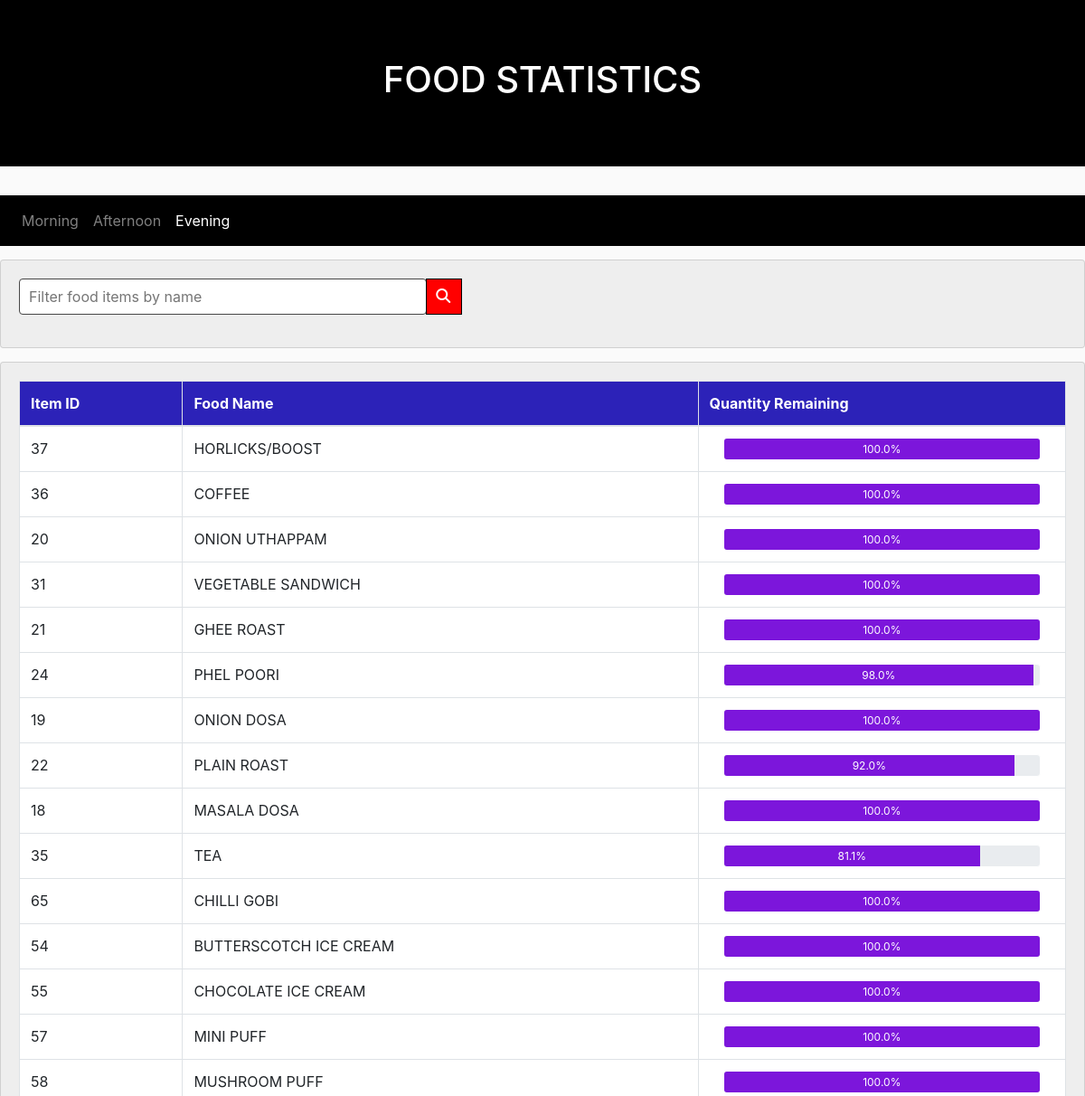
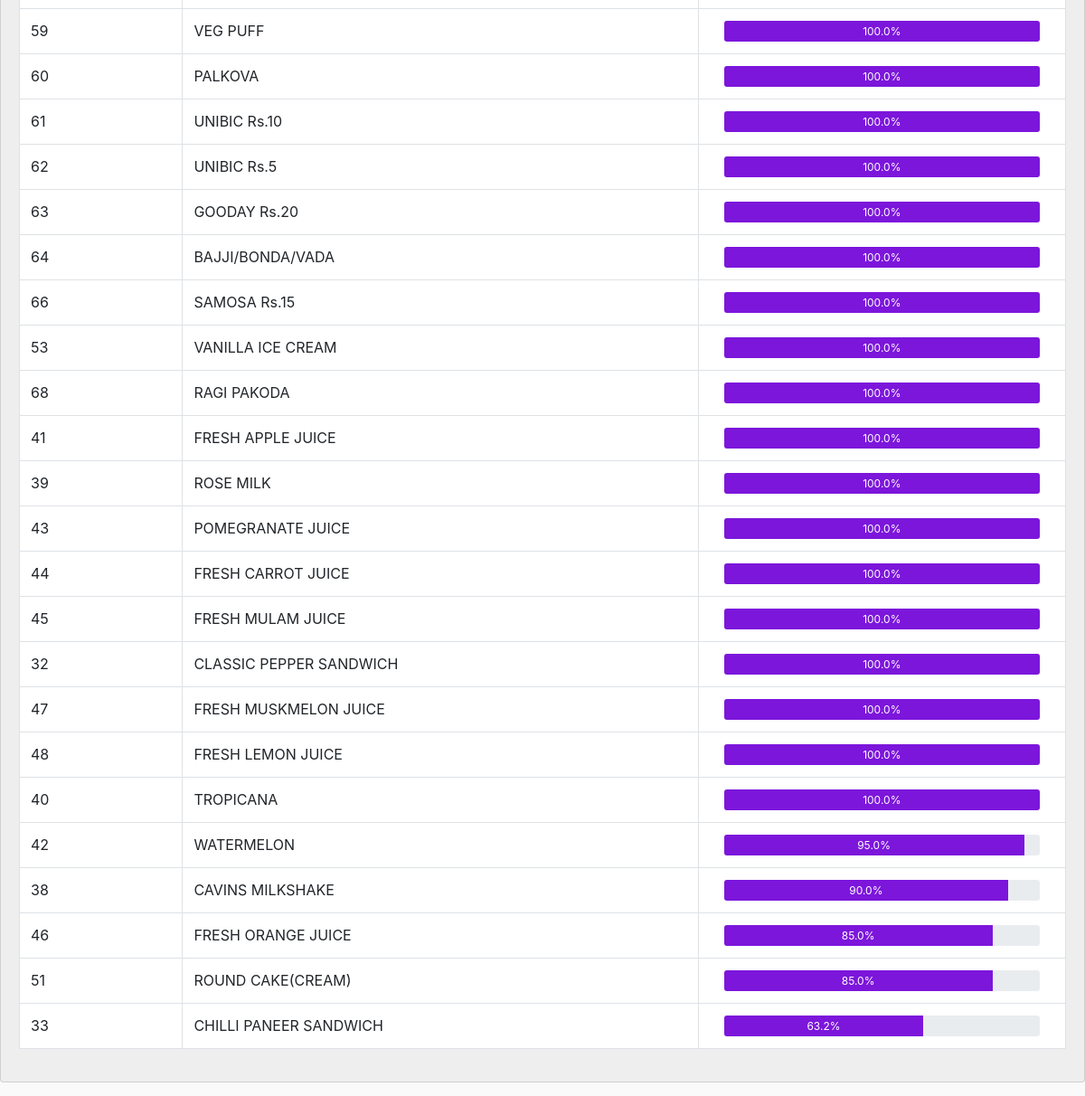
Page /admin/evening.php?cid=C1 on the committed database (2 pictures, top to bottom).
### tables this page shows
CREATE TABLE `food` (
  `food_id` char(2) NOT NULL,
  `food_name` varchar(150) NOT NULL,
  `food_price` tinyint(3) DEFAULT NULL,
  `initial_qty` tinyint(3) DEFAULT NULL,
  `food_qty` tinyint(3) DEFAULT 0,
  `food_img` varchar(60) DEFAULT NULL,
  `food_status` tinyint(1) DEFAULT 0,
  `session` char(2) NOT NULL,
  `canteen_id` char(2) NOT NULL
);

### admin/evening.php (the view, shortened to what this page needs)
<?php
  include "serverconnect.php";
  $cid=mysqli_real_escape_string($connect,$_GET['cid']);
?>
<!DOCTYPE html>
<html lang="en">
<head>
    <link rel="stylesheet" href="https://maxcdn.bootstrapcdn.com/bootstrap/4.4.1/css/bootstrap.min.css">
</head>
<body>
<div class="jumbotron jumbotron-fluid jcolor">
    <div class="container">
      <h1 class="text-center">FOOD STATISTICS</h1>
    </div>
  </div>
   <nav class="navbar navbar-expand-sm navbar1  navbar-dark ">
    <ul class="navbar-nav">
      <li class="nav-item ">
      <a class="nav-link" href="morning.php?cid=<?php echo $cid; ?>">Morning</a>
      </li>
      <li class="nav-item ">
        <a class="nav-link" href="noon.php?cid=<?php echo $cid; ?>">Afternoon</a>
      </li>
      <li class="nav-item active">
        <a class="nav-link" href="#">Evening</a>
      </li>
    </ul>
  </nav>
  <div class="card card1">
    <div class="card-body">
       <div class="row">
           <div class="col-sm-6">
            <div class="input-group mb-3">
                <input  id="search"  class="form1" onkeyup="show(this.value)"   placeholder="Filter food items by name">
                <div class="input-group-append">
                <i class="fas fa-search icon1"></i>
                </div>
              </div>
           </div>
        </div>
   </div>
</div>
<div id="t1">
<?php
  $sql = "SELECT * FROM food where session='EV' and canteen_id='$cid' ORDER BY food_qty DESC";
  $result = mysqli_query($connect, $sql);
  ?>
  <div class="card card1">
    <div class="card-body">
        <table class="table table-bordered">
            <thead>
            <tr>
              <th class="hcol">Item ID</th>
              <th class="hcol">Food Name</th>
              <th  class="hcol">Quantity Remaining</th>
           </tr>
           </thead>
           <tbody>
<?php
  if (mysqli_num_rows($result) > 0){
  while($row = mysqli_fetch_array($result)) {
    $percent=($row['food_qty']/$row['initial_qty'])*100;
    $percent=number_format($percent, 1);
  ?>
    <tr>
             <td><?php echo $row['food_id'];?></td>
             <td><?php echo $row['food_name'];?></td>
             <td>
              <div class="container ">
                <div class="progress progress1">
                  <div class="progress-bar pbar " role="progressbar" aria-valuenow="<?php echo $percent;?>" aria-valuemin="0" aria-valuemax="100" style="width:<?php echo $percent.'%';?>">
                   <?php echo $percent.'%';?>
                  </div>
                </div>
              </div>
              </td>
      </tr>
   <?php
        }
      }
    ?>
</div>
</body>
</html>

### admin/evening.php (style rules this page uses)
.jcolor { background-color:black; color: rgb(255, 255, 255); }
body { background-color: rgb(250, 250, 250); }
.card1 { background-color:rgb(238, 238, 238); color: rgb(32, 30, 30); margin-top:15px; margin-bottom: 15px; }
.navbar1 { background-color:black; }
.hcol { background-color: rgba(35, 25, 182, 0.952); color:white; }
.pbar { background-color: rgba(119, 12, 219, 0.952); }
.progress1 { border: 1px solid rgb(255, 255, 255); height:25px; }
td { background-color: rgb(255, 255, 255); }
.icon1 { border:1px solid black; padding:10px; width:40px; color:white; background-color:red; }
.form1 { display: block; width: 80%; height:40px; padding: 10px ; font-weight: 400; color: black; background-color: rgb(255, 255, 255); background-clip: padding-box; border: 1px solid rgb(71,71,71); border-radius: 4px; }

### rows in the picture
food: food "37", food_name "HORLICKS/BOOST", percent "100.0"
food: food "36", food_name "COFFEE", percent "100.0"
food: food "20", food_name "ONION UTHAPPAM", percent "100.0"
food: food "31", food_name "VEGETABLE SANDWICH", percent "100.0"
food: food "21", food_name "GHEE ROAST", percent "100.0"
food: food "24", food_name "PHEL POORI", percent "98.0"
food: food "19", food_name "ONION DOSA", percent "100.0"
food: food "22", food_name "PLAIN ROAST", percent "92.0"
food: food "18", food_name "MASALA DOSA", percent "100.0"
food: food "35", food_name "TEA", percent "81.1"
food: food "65", food_name "CHILLI GOBI", percent "100.0"
food: food "54", food_name "BUTTERSCOTCH ICE CREAM", percent "100.0"
food: food "55", food_name "CHOCOLATE ICE CREAM", percent "100.0"
food: food "57", food_name "MINI PUFF", percent "100.0"
food: food "58", food_name "MUSHROOM PUFF", percent "100.0"
food: food "59", food_name "VEG PUFF", percent "100.0"
food: food "60", food_name "PALKOVA", percent "100.0"
food: food "61", food_name "UNIBIC Rs.10", percent "100.0"
food: food "62", food_name "UNIBIC Rs.5", percent "100.0"
food: food "63", food_name "GOODAY Rs.20", percent "100.0"
food: food "64", food_name "BAJJI/BONDA/VADA", percent "100.0"
food: food "66", food_name "SAMOSA Rs.15", percent "100.0"
food: food "53", food_name "VANILLA ICE CREAM", percent "100.0"
food: food "68", food_name "RAGI PAKODA", percent "100.0"
food: food "41", food_name "FRESH APPLE JUICE", percent "100.0"
food: food "39", food_name "ROSE MILK", percent "100.0"
food: food "43", food_name "POMEGRANATE JUICE", percent "100.0"
food: food "44", food_name "FRESH CARROT JUICE", percent "100.0"
food: food "45", food_name "FRESH MULAM JUICE", percent "100.0"
food: food "32", food_name "CLASSIC PEPPER SANDWICH", percent "100.0"
food: food "47", food_name "FRESH MUSKMELON JUICE", percent "100.0"
food: food "48", food_name "FRESH LEMON JUICE", percent "100.0"
food: food "40", food_name "TROPICANA", percent "100.0"
food: food "42", food_name "WATERMELON", percent "95.0"
food: food "38", food_name "CAVINS MILKSHAKE", percent "90.0"
food: food "46", food_name "FRESH ORANGE JUICE", percent "85.0"
food: food "51", food_name "ROUND CAKE(CREAM)", percent "85.0"
food: food "33", food_name "CHILLI PANEER SANDWICH", percent "63.2"
